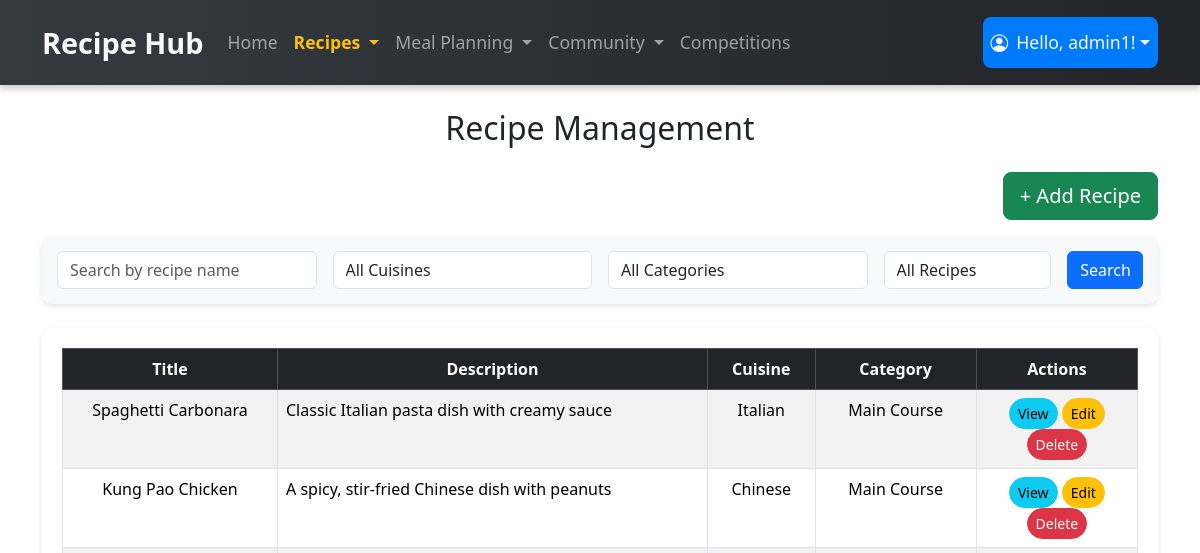
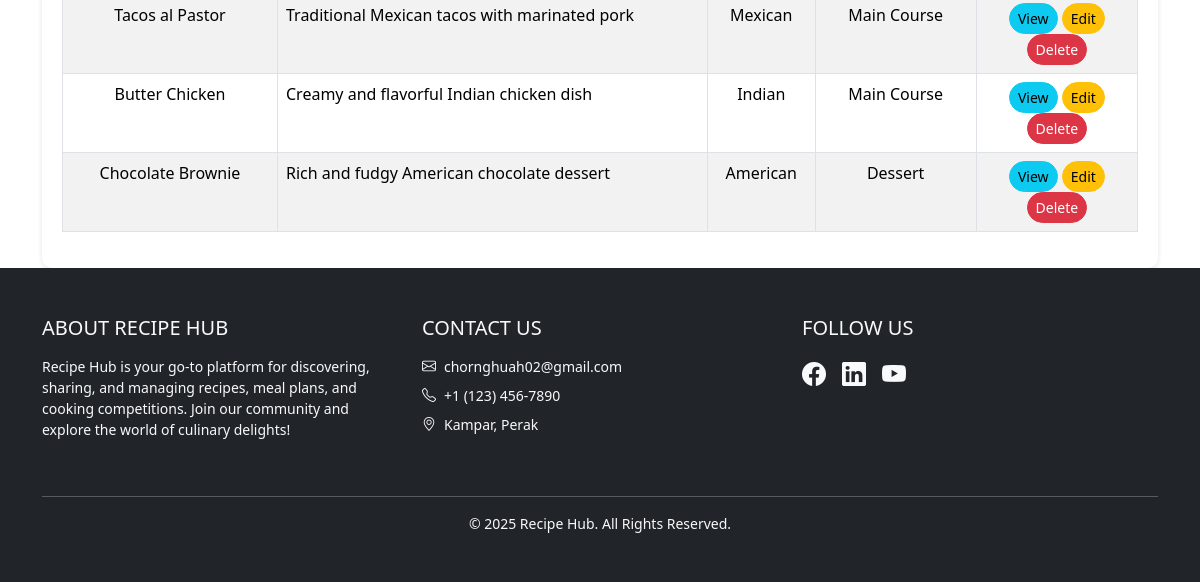
The app's page /recipe_management_module/recipe_admin.php (signed in), older data (2 pictures, top to bottom).
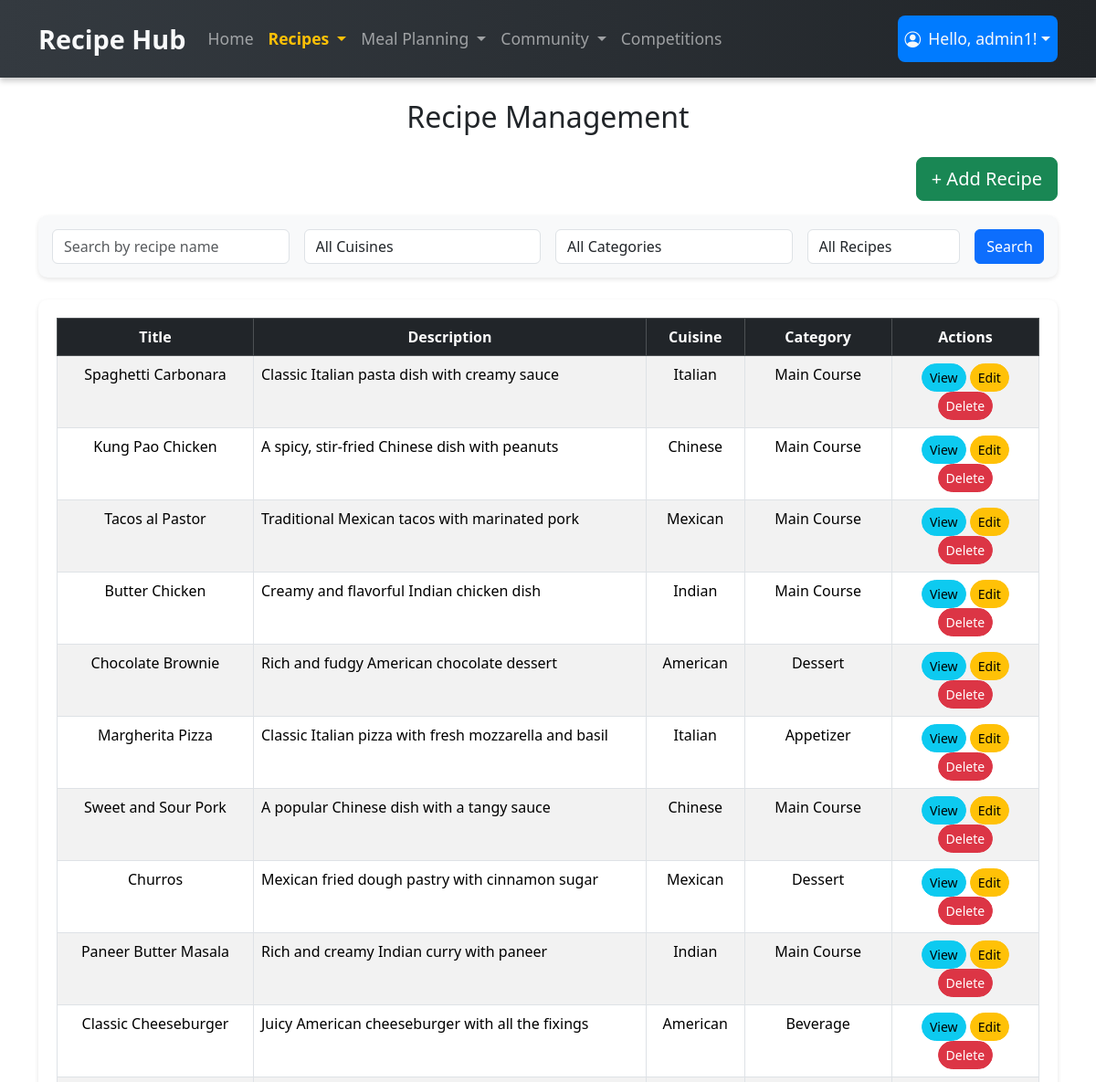
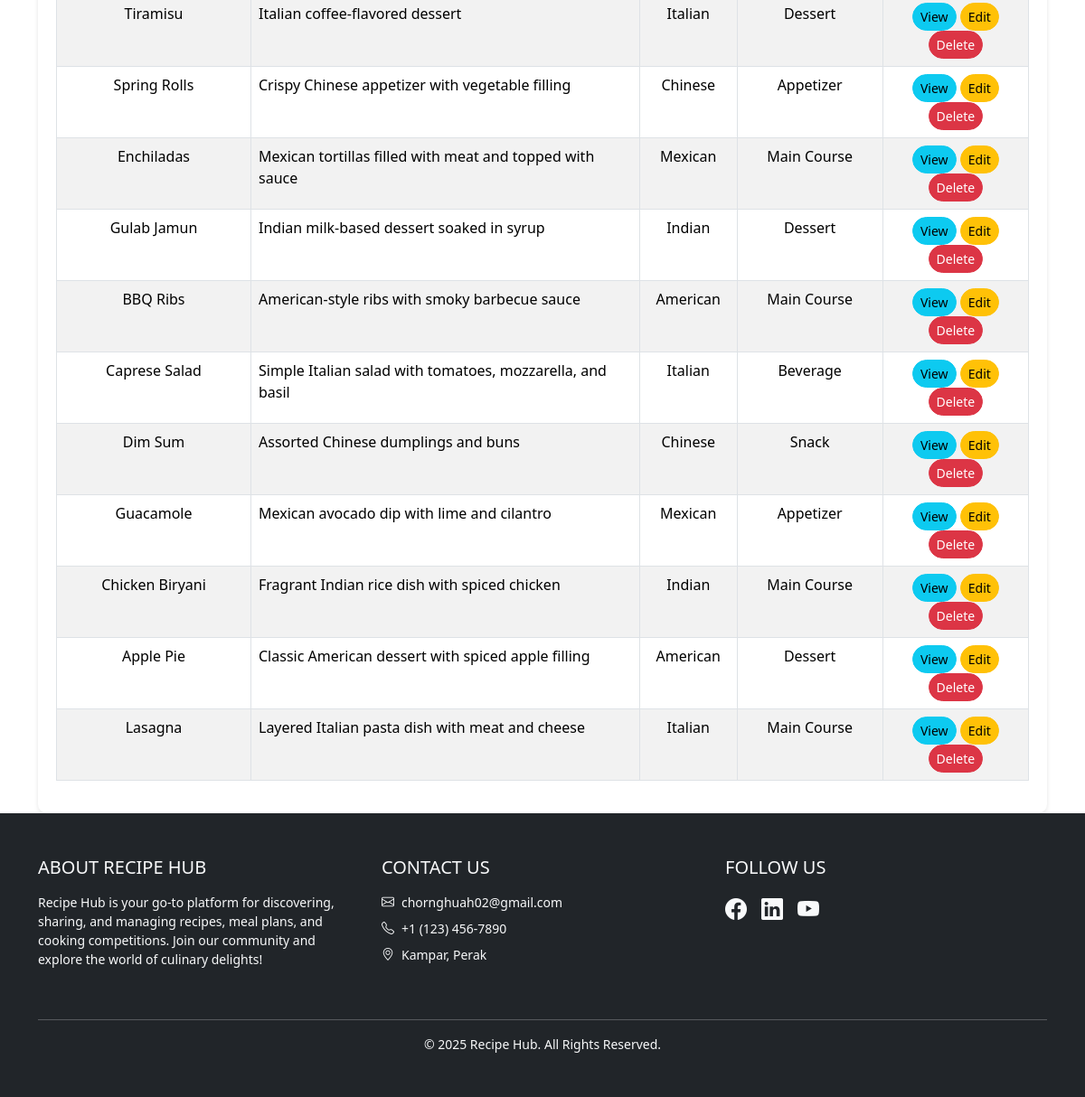
The same page, newer data (2 pictures, top to bottom).
### tables this page shows
CREATE TABLE Recipe (
    recipe_id INT AUTO_INCREMENT PRIMARY KEY,
    user_id INT NOT NULL,
    cuisine_id INT,
    category_id INT,
    title VARCHAR(100) NOT NULL,
    description TEXT NOT NULL,
    prep_time TIME NOT NULL,
    cook_time TIME NOT NULL,
    servings INT NOT NULL,
    spicy BOOLEAN NOT NULL DEFAULT FALSE,
    image_path VARCHAR(255),
    created_at TIMESTAMP DEFAULT CURRENT_TIMESTAMP,
    updated_at TIMESTAMP DEFAULT CURRENT_TIMESTAMP ON UPDATE CURRENT_TIMESTAMP,
    FOREIGN KEY (user_id) REFERENCES User(user_id) ON DELETE CASCADE,
    FOREIGN KEY (cuisine_id) REFERENCES Cuisine(cuisine_id) ON DELETE SET NULL,
    FOREIGN KEY (category_id) REFERENCES Category(category_id) ON DELETE SET NULL
);

CREATE TABLE Cuisine (
    cuisine_id INT AUTO_INCREMENT PRIMARY KEY,
    cuisine_name VARCHAR(50) NOT NULL
);

CREATE TABLE Category (
    category_id INT AUTO_INCREMENT PRIMARY KEY,
    category_name VARCHAR(50) NOT NULL
);

### recipe_management_module/recipe_admin.php (the view, shortened to what this page needs)
<?php
require '../user_module/database.php';
$sql = "SELECT r.recipe_id, r.title, r.description, c.cuisine_name, cat.category_name, r.user_id
        FROM Recipe r
        LEFT JOIN Cuisine c ON r.cuisine_id = c.cuisine_id
        LEFT JOIN Category cat ON r.category_id = cat.category_id";
$result = $con->query($sql);
?>
<!DOCTYPE html>
<html lang="en">
<head>
    <link href="https://cdn.jsdelivr.net/npm/bootstrap@5.3.2/dist/css/bootstrap.min.css" rel="stylesheet">
</head>
<body>
    <?php include("../navbar.php"); ?>
    <div class="container mt-4">
        <h2 class="mb-4 text-center">Recipe Management</h2>
        <div class="d-flex justify-content-end mb-3">
            <a href="add_recipe.php" class="btn btn-success btn-lg">+ Add Recipe</a>
        </div>
        <div class="search-bar mb-4">
            <form id="searchForm">
                <div class="row g-3">
                    <div class="col-md-3">
                        <input type="text" class="form-control" id="searchTitle" placeholder="Search by recipe name">
                    </div>
                    <div class="col-md-3">
                        <select class="form-control" id="filterCuisine">
                            <option value="">All Cuisines</option>
                        </select>
                    </div>
                    <div class="col-md-3">
                        <select class="form-control" id="filterCategory">
                            <option value="">All Categories</option>
                        </select>
                    </div>
                    <div class="col-md-2">
                        <select class="form-control" id="filterOwnership">
                            <option value="all">All Recipes</option>
                        </select>
                    </div>
                    <div class="col-md-1">
                        <button type="button" class="btn btn-primary w-100" onclick="searchRecipes()">Search</button>
                    </div>
                </div>
            </form>
        </div>
        <div class="table-container">
            <table class="table table-striped table-hover table-bordered text-center" id="recipeTable">
                <thead class="table-dark">
                    <tr>
                        <th class="title-column">Title</th>
                        <th class="description-column">Description</th>
                        <th class="cuisine-column">Cuisine</th>
                        <th class="category-column">Category</th>
                        <th class="actions-column">Actions</th>
                    </tr>
                </thead>
                <tbody>
                    <?php while ($row = $result->fetch_assoc()) { ?>
                        <tr data-user-id="<?php echo $row['user_id']; ?>" data-title="<?php echo htmlspecialchars($row['title']); ?>" data-cuisine="<?php echo htmlspecialchars($row['cuisine_name']); ?>" data-category="<?php echo htmlspecialchars($row['category_name']); ?>">
                            <td><?php echo htmlspecialchars($row['title']); ?></td>
                            <td align="left"><?php echo htmlspecialchars($row['description']); ?></td>
                            <td><?php echo htmlspecialchars($row['cuisine_name']); ?></td>
                            <td><?php echo htmlspecialchars($row['category_name']); ?></td>
                            <td>
                                <button class="btn btn-info btn-sm" data-bs-toggle="modal" data-bs-target="#viewModal"
                                    onclick="loadRecipeDetails(<?php echo $row['recipe_id']; ?>)">View</button>
                                <a href="edit_recipe.php?recipe_id=<?php echo $row['recipe_id']; ?>" class="btn btn-warning btn-sm">Edit</a>
                                <button class="btn btn-danger btn-sm" onclick="confirmDelete(<?php echo $row['recipe_id']; ?>)">Delete</button>
                            </td>
                        </tr>
                    <?php } ?>
                </tbody>
            </table>
        </div>
    </div>
    <?php include '../footer.php'; ?>
</body>
</html>

Row changes from the older to the newer data that the page shows:
added recipe: title "Margherita Pizza", description "Classic Italian pizza with fresh mozzarella and basil", cuisine.cuisine_name "Italian", category.category_name "Appetizer"
added recipe: title "Sweet and Sour Pork", description "A popular Chinese dish with a tangy sauce", cuisine.cuisine_name "Chinese", category.category_name "Main Course"
added recipe: title "Churros", description "Mexican fried dough pastry with cinnamon sugar", cuisine.cuisine_name "Mexican", category.category_name "Dessert"
added recipe: title "Paneer Butter Masala", description "Rich and creamy Indian curry with paneer", cuisine.cuisine_name "Indian", category.category_name "Main Course"
added recipe: title "Classic Cheeseburger", description "Juicy American cheeseburger with all the fixings", cuisine.cuisine_name "American", category.category_name "Beverage"
added recipe: title "Tiramisu", description "Italian coffee-flavored dessert", cuisine.cuisine_name "Italian", category.category_name "Dessert"
added recipe: title "Spring Rolls", description "Crispy Chinese appetizer with vegetable filling", cuisine.cuisine_name "Chinese", category.category_name "Appetizer"
added recipe: title "Enchiladas", description "Mexican tortillas filled with meat and topped with sauce", cuisine.cuisine_name "Mexican", category.category_name "Main Course"
added recipe: title "Gulab Jamun", description "Indian milk-based dessert soaked in syrup", cuisine.cuisine_name "Indian", category.category_name "Dessert"
added recipe: title "BBQ Ribs", description "American-style ribs with smoky barbecue sauce", cuisine.cuisine_name "American", category.category_name "Main Course"
added recipe: title "Caprese Salad", description "Simple Italian salad with tomatoes, mozzarella, and basil", cuisine.cuisine_name "Italian", category.category_name "Beverage"
added recipe: title "Dim Sum", description "Assorted Chinese dumplings and buns", cuisine.cuisine_name "Chinese", category.category_name "Snack"
added recipe: title "Guacamole", description "Mexican avocado dip with lime and cilantro", cuisine.cuisine_name "Mexican", category.category_name "Appetizer"
added recipe: title "Chicken Biryani", description "Fragrant Indian rice dish with spiced chicken", cuisine.cuisine_name "Indian", category.category_name "Main Course"
added recipe: title "Apple Pie", description "Classic American dessert with spiced apple filling", cuisine.cuisine_name "American", category.category_name "Dessert"
added recipe: title "Lasagna", description "Layered Italian pasta dish with meat and cheese", cuisine.cuisine_name "Italian", category.category_name "Main Course"
